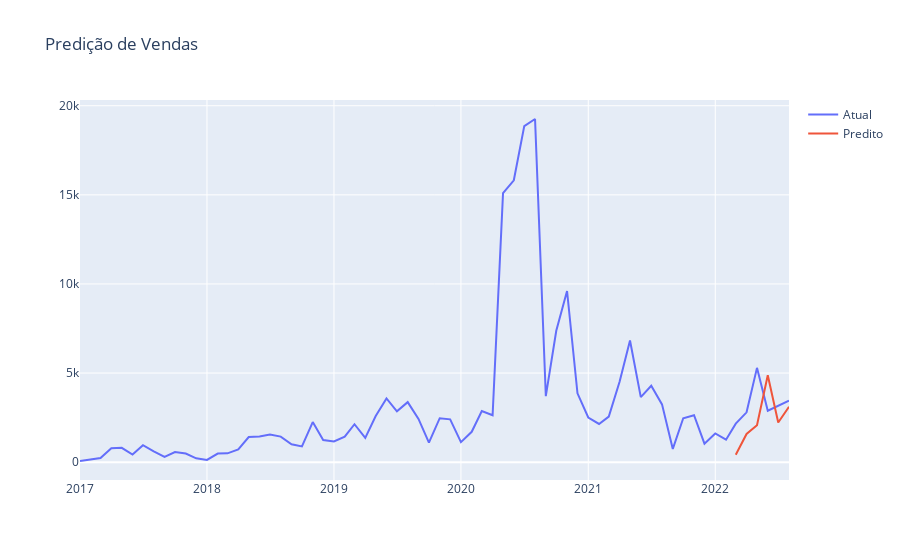

This figure's notebook cell:
### Code cell
#plot actual and predicted
plot_data = [
    go.Scatter(
        x=df_sales_pred['data_semana_comercial'],
        y=df_sales_pred['venda'],
        name='Atual'
    ),
        go.Scatter(
        x=df_sales_pred['data_semana_comercial'],
        y=df_sales_pred['pred_value'],
        name='Predito'
    )
    
]

plot_layout = go.Layout(
        title='Predição de Vendas'
    )
fig = go.Figure(data=plot_data, layout=plot_layout)
pyoff.iplot(fig)
